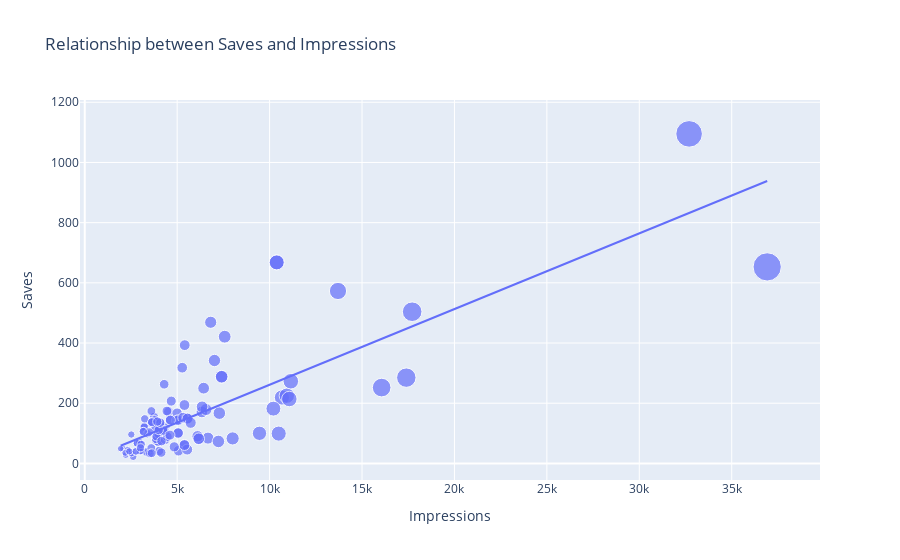

Notebook code cell kept with this figure:
### Code cell
figure = px.scatter(data_frame=data, x="Impressions",
                    y="Saves", size="Impressions", trendline="ols",
                    title="Relationship between Saves and Impressions")
figure.show()
